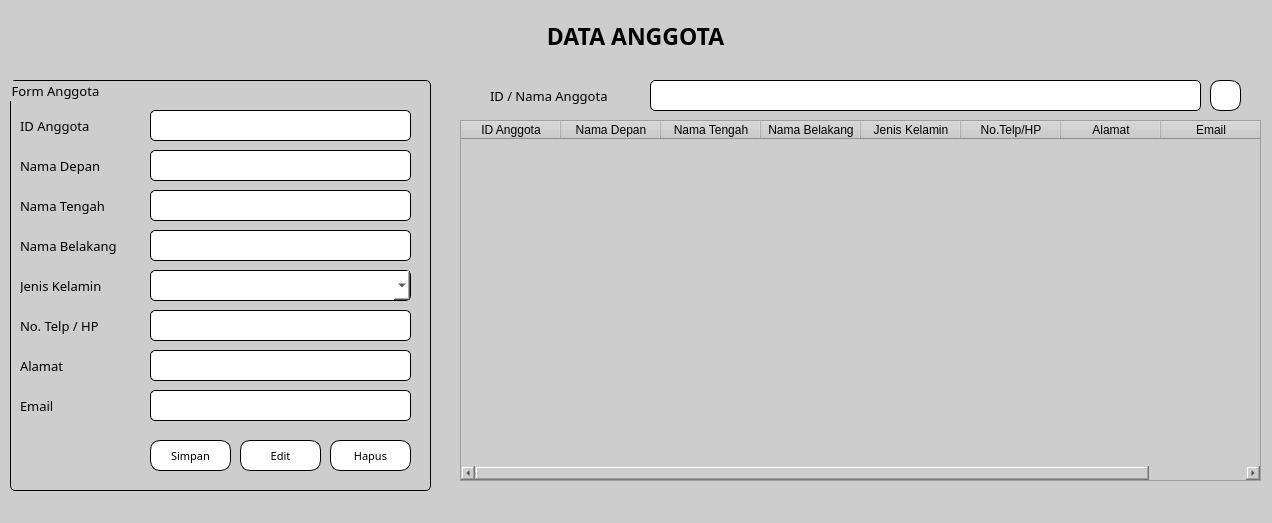
<?xml version="1.0" encoding="UTF-8"?>
<ui version="4.0">
 <class>MainWindow</class>
 <widget class="QMainWindow" name="MainWindow">
  <property name="geometry">
   <rect>
    <x>0</x>
    <y>0</y>
    <width>1272</width>
    <height>523</height>
   </rect>
  </property>
  <property name="windowTitle">
   <string>MainWindow</string>
  </property>
  <property name="styleSheet">
   <string notr="true">background-color: rgb(205, 205, 205);</string>
  </property>
  <widget class="QWidget" name="centralwidget">
   <widget class="QLabel" name="label_9">
    <property name="geometry">
     <rect>
      <x>10</x>
      <y>10</y>
      <width>1251</width>
      <height>51</height>
     </rect>
    </property>
    <property name="font">
     <font>
      <family>Century Gothic</family>
      <pointsize>17</pointsize>
      <weight>75</weight>
      <bold>true</bold>
     </font>
    </property>
    <property name="styleSheet">
     <string notr="true">color: rgb(0, 0, 0);</string>
    </property>
    <property name="text">
     <string>DATA ANGGOTA</string>
    </property>
    <property name="alignment">
     <set>Qt::AlignCenter</set>
    </property>
   </widget>
   <widget class="QGroupBox" name="groupBox">
    <property name="geometry">
     <rect>
      <x>10</x>
      <y>80</y>
      <width>421</width>
      <height>411</height>
     </rect>
    </property>
    <property name="font">
     <font>
      <family>Century Gothic</family>
      <pointsize>10</pointsize>
     </font>
    </property>
    <property name="styleSheet">
     <string notr="true">border: 1px solid black;
border-radius: 5px;</string>
    </property>
    <property name="title">
     <string>Form Anggota</string>
    </property>
    <widget class="QLabel" name="label_16">
     <property name="geometry">
      <rect>
       <x>10</x>
       <y>30</y>
       <width>81</width>
       <height>31</height>
      </rect>
     </property>
     <property name="font">
      <font>
       <family>Century Gothic</family>
       <pointsize>10</pointsize>
      </font>
     </property>
     <property name="styleSheet">
      <string notr="true">border: none</string>
     </property>
     <property name="text">
      <string>ID Anggota</string>
     </property>
    </widget>
    <widget class="QLabel" name="label_17">
     <property name="geometry">
      <rect>
       <x>10</x>
       <y>70</y>
       <width>101</width>
       <height>31</height>
      </rect>
     </property>
     <property name="font">
      <font>
       <family>Century Gothic</family>
       <pointsize>10</pointsize>
      </font>
     </property>
     <property name="styleSheet">
      <string notr="true">border: none</string>
     </property>
     <property name="text">
      <string>Nama Depan</string>
     </property>
    </widget>
    <widget class="QLabel" name="label_18">
     <property name="geometry">
      <rect>
       <x>10</x>
       <y>110</y>
       <width>111</width>
       <height>31</height>
      </rect>
     </property>
     <property name="font">
      <font>
       <family>Century Gothic</family>
       <pointsize>10</pointsize>
      </font>
     </property>
     <property name="styleSheet">
      <string notr="true">border: none</string>
     </property>
     <property name="text">
      <string>Nama Tengah</string>
     </property>
    </widget>
    <widget class="QLabel" name="label_19">
     <property name="geometry">
      <rect>
       <x>10</x>
       <y>150</y>
       <width>121</width>
       <height>31</height>
      </rect>
     </property>
     <property name="font">
      <font>
       <family>Century Gothic</family>
       <pointsize>10</pointsize>
      </font>
     </property>
     <property name="styleSheet">
      <string notr="true">border: none</string>
     </property>
     <property name="text">
      <string>Nama Belakang</string>
     </property>
    </widget>
    <widget class="QLabel" name="label_20">
     <property name="geometry">
      <rect>
       <x>10</x>
       <y>190</y>
       <width>101</width>
       <height>31</height>
      </rect>
     </property>
     <property name="font">
      <font>
       <family>Century Gothic</family>
       <pointsize>10</pointsize>
      </font>
     </property>
     <property name="styleSheet">
      <string notr="true">border: none</string>
     </property>
     <property name="text">
      <string>Jenis Kelamin</string>
     </property>
    </widget>
    <widget class="QLabel" name="label_21">
     <property name="geometry">
      <rect>
       <x>10</x>
       <y>270</y>
       <width>81</width>
       <height>31</height>
      </rect>
     </property>
     <property name="font">
      <font>
       <family>Century Gothic</family>
       <pointsize>10</pointsize>
      </font>
     </property>
     <property name="styleSheet">
      <string notr="true">border: none</string>
     </property>
     <property name="text">
      <string>Alamat</string>
     </property>
    </widget>
    <widget class="QLabel" name="label_22">
     <property name="geometry">
      <rect>
       <x>10</x>
       <y>310</y>
       <width>81</width>
       <height>31</height>
      </rect>
     </property>
     <property name="font">
      <font>
       <family>Century Gothic</family>
       <pointsize>10</pointsize>
      </font>
     </property>
     <property name="styleSheet">
      <string notr="true">border: none</string>
     </property>
     <property name="text">
      <string>Email</string>
     </property>
    </widget>
    <widget class="QLineEdit" name="editID">
     <property name="geometry">
      <rect>
       <x>140</x>
       <y>30</y>
       <width>261</width>
       <height>31</height>
      </rect>
     </property>
     <property name="font">
      <font>
       <family>Century Gothic</family>
       <pointsize>10</pointsize>
      </font>
     </property>
     <property name="styleSheet">
      <string notr="true">background-color: rgb(255, 255, 255);</string>
     </property>
    </widget>
    <widget class="QLineEdit" name="editNamaDepan">
     <property name="geometry">
      <rect>
       <x>140</x>
       <y>70</y>
       <width>261</width>
       <height>31</height>
      </rect>
     </property>
     <property name="font">
      <font>
       <family>Century Gothic</family>
       <pointsize>10</pointsize>
      </font>
     </property>
     <property name="styleSheet">
      <string notr="true">background-color: rgb(255, 255, 255);</string>
     </property>
    </widget>
    <widget class="QLineEdit" name="editNamaTengah">
     <property name="geometry">
      <rect>
       <x>140</x>
       <y>110</y>
       <width>261</width>
       <height>31</height>
      </rect>
     </property>
     <property name="font">
      <font>
       <family>Century Gothic</family>
       <pointsize>10</pointsize>
      </font>
     </property>
     <property name="styleSheet">
      <string notr="true">background-color: rgb(255, 255, 255);</string>
     </property>
    </widget>
    <widget class="QLineEdit" name="editNamaBelakang">
     <property name="geometry">
      <rect>
       <x>140</x>
       <y>150</y>
       <width>261</width>
       <height>31</height>
      </rect>
     </property>
     <property name="font">
      <font>
       <family>Century Gothic</family>
       <pointsize>10</pointsize>
      </font>
     </property>
     <property name="styleSheet">
      <string notr="true">background-color: rgb(255, 255, 255);</string>
     </property>
    </widget>
    <widget class="QLineEdit" name="editNoTlp">
     <property name="geometry">
      <rect>
       <x>140</x>
       <y>230</y>
       <width>261</width>
       <height>31</height>
      </rect>
     </property>
     <property name="font">
      <font>
       <family>Century Gothic</family>
       <pointsize>10</pointsize>
      </font>
     </property>
     <property name="styleSheet">
      <string notr="true">background-color: rgb(255, 255, 255);</string>
     </property>
    </widget>
    <widget class="QLineEdit" name="editAlamat">
     <property name="geometry">
      <rect>
       <x>140</x>
       <y>270</y>
       <width>261</width>
       <height>31</height>
      </rect>
     </property>
     <property name="font">
      <font>
       <family>Century Gothic</family>
       <pointsize>10</pointsize>
      </font>
     </property>
     <property name="styleSheet">
      <string notr="true">background-color: rgb(255, 255, 255);</string>
     </property>
     <property name="echoMode">
      <enum>QLineEdit::Normal</enum>
     </property>
    </widget>
    <widget class="QComboBox" name="cmbJenisKel">
     <property name="geometry">
      <rect>
       <x>140</x>
       <y>190</y>
       <width>261</width>
       <height>31</height>
      </rect>
     </property>
     <property name="font">
      <font>
       <family>Century Gothic</family>
       <pointsize>10</pointsize>
      </font>
     </property>
     <property name="styleSheet">
      <string notr="true">background-color: rgb(255, 255, 255);</string>
     </property>
     <item>
      <property name="text">
       <string/>
      </property>
     </item>
     <item>
      <property name="text">
       <string>Laki-laki</string>
      </property>
     </item>
     <item>
      <property name="text">
       <string>Perempuan</string>
      </property>
     </item>
    </widget>
    <widget class="QPushButton" name="btnSimpan">
     <property name="geometry">
      <rect>
       <x>140</x>
       <y>360</y>
       <width>81</width>
       <height>31</height>
      </rect>
     </property>
     <property name="font">
      <font>
       <family>Century Gothic</family>
       <pointsize>8</pointsize>
      </font>
     </property>
     <property name="styleSheet">
      <string notr="true">QPushButton{
border: 1px solid black;
border-radius: 10px;
background-color: rgb(255, 255, 255);
color: rgb(0, 0, 0);
}

QPushButton:hover{
background-color: rgb(205, 205, 205);
}

QPushButton:pressed{
padding-left: 5px;
padding-top: 5px;
}</string>
     </property>
     <property name="text">
      <string>Simpan</string>
     </property>
     <property name="icon">
      <iconset>
       <normaloff>../ICON/add_user.png</normaloff>../ICON/add_user.png</iconset>
     </property>
    </widget>
    <widget class="QPushButton" name="btnEdit">
     <property name="geometry">
      <rect>
       <x>230</x>
       <y>360</y>
       <width>81</width>
       <height>31</height>
      </rect>
     </property>
     <property name="font">
      <font>
       <family>Century Gothic</family>
       <pointsize>8</pointsize>
      </font>
     </property>
     <property name="styleSheet">
      <string notr="true">QPushButton{
border: 1px solid black;
border-radius: 10px;
background-color: rgb(255, 255, 255);
color: rgb(0, 0, 0);
}

QPushButton:hover{
background-color: rgb(205, 205, 205);
}

QPushButton:pressed{
padding-left: 5px;
padding-top: 5px;
}</string>
     </property>
     <property name="text">
      <string>Edit</string>
     </property>
     <property name="icon">
      <iconset>
       <normaloff>../ICON/edit_user.png</normaloff>../ICON/edit_user.png</iconset>
     </property>
    </widget>
    <widget class="QPushButton" name="btnHapus">
     <property name="geometry">
      <rect>
       <x>320</x>
       <y>360</y>
       <width>81</width>
       <height>31</height>
      </rect>
     </property>
     <property name="font">
      <font>
       <family>Century Gothic</family>
       <pointsize>8</pointsize>
      </font>
     </property>
     <property name="styleSheet">
      <string notr="true">QPushButton{
border: 1px solid black;
border-radius: 10px;
background-color: rgb(255, 255, 255);
color: rgb(0, 0, 0);
}

QPushButton:hover{
background-color: rgb(205, 205, 205);
}

QPushButton:pressed{
padding-left: 5px;
padding-top: 5px;
}</string>
     </property>
     <property name="text">
      <string>Hapus</string>
     </property>
     <property name="icon">
      <iconset>
       <normaloff>../ICON/delete_user.png</normaloff>../ICON/delete_user.png</iconset>
     </property>
    </widget>
    <widget class="QLabel" name="label_23">
     <property name="geometry">
      <rect>
       <x>10</x>
       <y>230</y>
       <width>101</width>
       <height>31</height>
      </rect>
     </property>
     <property name="font">
      <font>
       <family>Century Gothic</family>
       <pointsize>10</pointsize>
      </font>
     </property>
     <property name="styleSheet">
      <string notr="true">border: none</string>
     </property>
     <property name="text">
      <string>No. Telp / HP</string>
     </property>
    </widget>
    <widget class="QLineEdit" name="editEmail">
     <property name="geometry">
      <rect>
       <x>140</x>
       <y>310</y>
       <width>261</width>
       <height>31</height>
      </rect>
     </property>
     <property name="font">
      <font>
       <family>Century Gothic</family>
       <pointsize>10</pointsize>
      </font>
     </property>
     <property name="styleSheet">
      <string notr="true">background-color: rgb(255, 255, 255);</string>
     </property>
     <property name="echoMode">
      <enum>QLineEdit::Normal</enum>
     </property>
    </widget>
   </widget>
   <widget class="QLabel" name="label_24">
    <property name="geometry">
     <rect>
      <x>490</x>
      <y>80</y>
      <width>141</width>
      <height>31</height>
     </rect>
    </property>
    <property name="font">
     <font>
      <family>Century Gothic</family>
      <pointsize>10</pointsize>
     </font>
    </property>
    <property name="text">
     <string>ID / Nama Anggota</string>
    </property>
   </widget>
   <widget class="QLineEdit" name="editSearch">
    <property name="geometry">
     <rect>
      <x>650</x>
      <y>80</y>
      <width>551</width>
      <height>31</height>
     </rect>
    </property>
    <property name="font">
     <font>
      <family>Century Gothic</family>
      <pointsize>10</pointsize>
     </font>
    </property>
    <property name="styleSheet">
     <string notr="true">background-color: rgb(255, 255, 255);
border: 1px solid black;
border-radius: 5px;
</string>
    </property>
   </widget>
   <widget class="QPushButton" name="btnSearch">
    <property name="geometry">
     <rect>
      <x>1210</x>
      <y>80</y>
      <width>31</width>
      <height>31</height>
     </rect>
    </property>
    <property name="styleSheet">
     <string notr="true">QPushButton{
border: 1px solid black;
border-radius: 10px;
background-color: rgb(255, 255, 255);
color: rgb(0, 0, 0);
}

QPushButton:hover{
background-color: rgb(205, 205, 205);
}

QPushButton:pressed{
padding-left: 5px;
padding-top: 5px;
}</string>
    </property>
    <property name="text">
     <string/>
    </property>
    <property name="icon">
     <iconset>
      <normaloff>../ICON/search_member.png</normaloff>../ICON/search_member.png</iconset>
    </property>
   </widget>
   <widget class="QTableWidget" name="tblDataAnggota">
    <property name="geometry">
     <rect>
      <x>460</x>
      <y>120</y>
      <width>801</width>
      <height>361</height>
     </rect>
    </property>
    <property name="font">
     <font>
      <family>Century Gothic</family>
      <pointsize>10</pointsize>
     </font>
    </property>
    <property name="editTriggers">
     <set>QAbstractItemView::NoEditTriggers</set>
    </property>
    <property name="dragEnabled">
     <bool>false</bool>
    </property>
    <property name="selectionMode">
     <enum>QAbstractItemView::SingleSelection</enum>
    </property>
    <property name="selectionBehavior">
     <enum>QAbstractItemView::SelectRows</enum>
    </property>
    <column>
     <property name="text">
      <string>ID Anggota</string>
     </property>
    </column>
    <column>
     <property name="text">
      <string>Nama Depan</string>
     </property>
    </column>
    <column>
     <property name="text">
      <string>Nama Tengah</string>
     </property>
    </column>
    <column>
     <property name="text">
      <string>Nama Belakang</string>
     </property>
    </column>
    <column>
     <property name="text">
      <string>Jenis Kelamin</string>
     </property>
    </column>
    <column>
     <property name="text">
      <string>No.Telp/HP</string>
     </property>
    </column>
    <column>
     <property name="text">
      <string>Alamat</string>
     </property>
    </column>
    <column>
     <property name="text">
      <string>Email</string>
     </property>
    </column>
   </widget>
  </widget>
  <widget class="QStatusBar" name="statusbar"/>
 </widget>
 <resources/>
 <connections/>
</ui>
